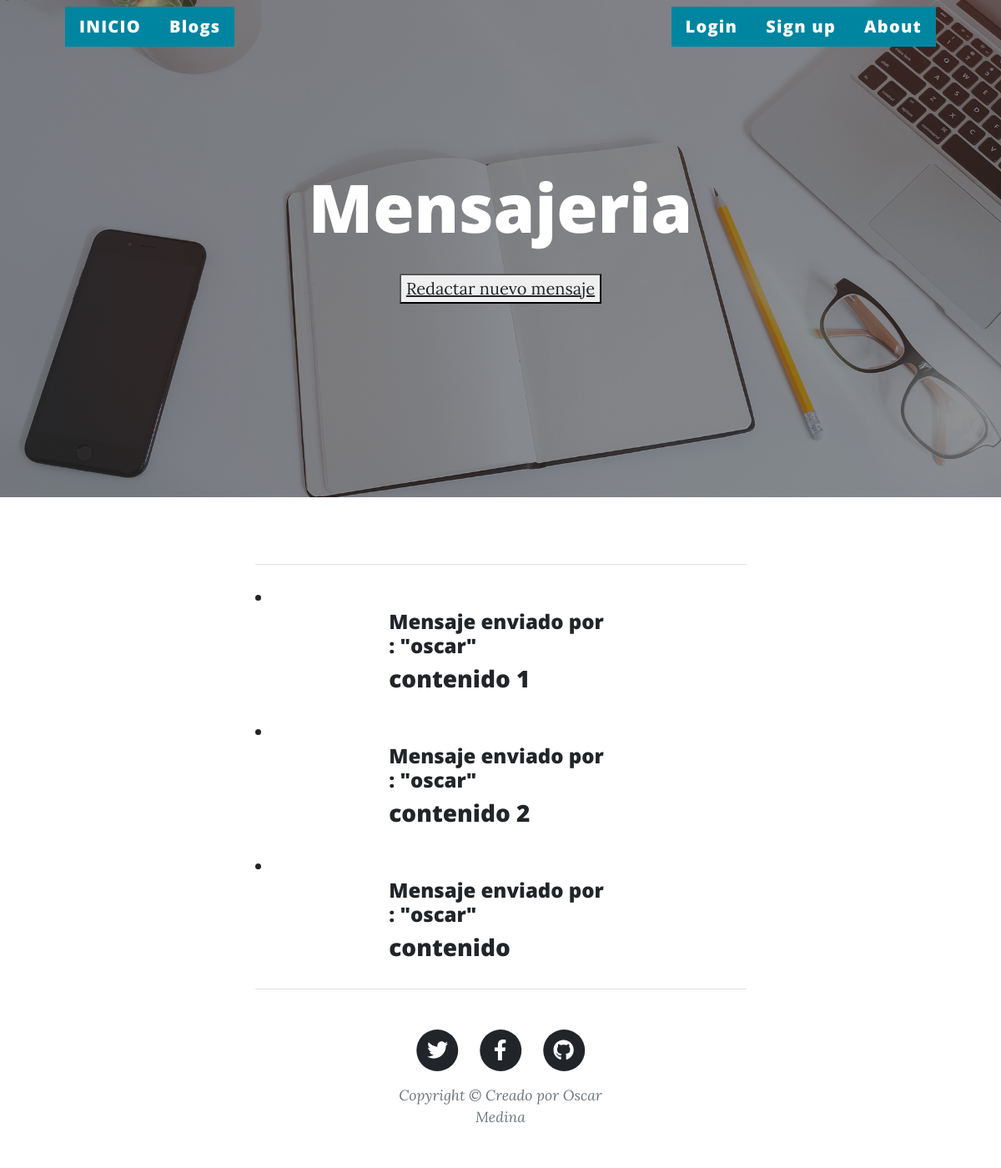
The app's page /app2/mensajes/ with its own data.
### app2/models.py (models this page shows)
class Mensaje(models.Model):
    usuarios=User.objects.all()
    numero=1
    lista_usuario=[]
    for usuarios in usuarios:
        numero=numero+1
        lista=(numero,usuarios)
        lista_usuario.append(lista)
    emisor=models.CharField(max_length=50)
    receptor=models.CharField(max_length=50, choices=lista_usuario)
    contenido=RichTextField(blank=True, null=True)
    fecha_envio=models.TextField(default=str(datetime.now()))

### app2/views.py (the view)
# urls.py: path('mensajes/', mensajeList, name='mensaje_listar'),
def mensajeList(request):
    mensajes=Mensaje.objects.all()
    contexto={'mensajes': mensajes}
    return render(request, 'app2/mensaje_listar.html', contexto)

### app2/template/app2/mensaje_listar.html (shortened to what this page needs)
{% extends "app1/master.html" %}
{% load static %}
{% block titulo %}
<h1> Mensajeria </h1>
<p>
    <button>
        <a href= "{% url 'mensaje_crear' %}" > Redactar nuevo mensaje</a>
    </button>
</p>
{% endblock %}
{% block contenidoquecambia %}
{% for mensajes in mensajes %}
    <li>
            <div class="container px-4 px-lg-5">
                <div class="row gx-4 gx-lg-5 justify-content-center">
                    <div class="col-md-10 col-lg-8 col-xl-7">
                        <div class="post-preview">
                                <h4 class="post-title"> Mensaje enviado por : "{{ mensajes.emisor}}" </h4>
                                <h3 class="post-subtitle"> {{ mensajes.contenido}}</h3>
    </li>
{% endfor %}
{% endblock %}

### records on screen
Mensaje: emisor "oscar", contenido "contenido 1"
Mensaje: emisor "oscar", contenido "contenido 2"
Mensaje: emisor "oscar", contenido "contenido"
